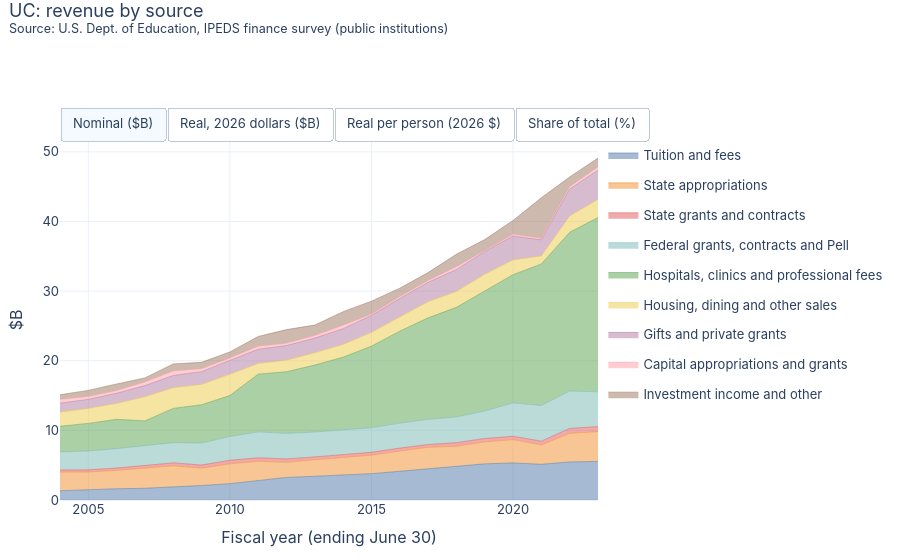
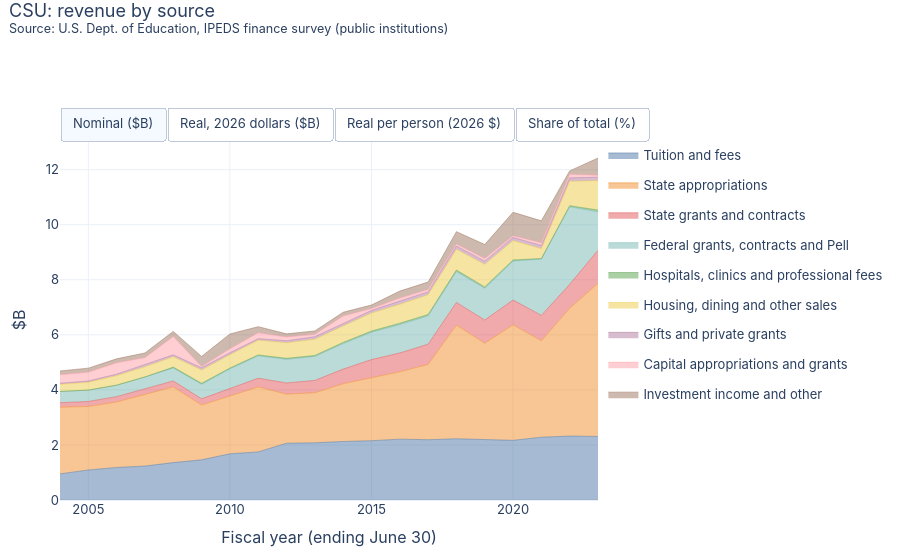
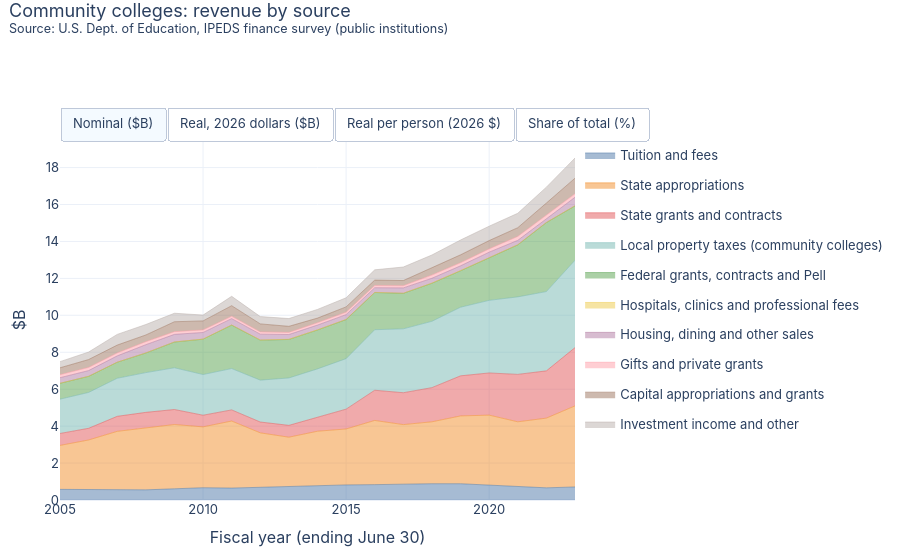

Here is the notebook cell these charts were saved with, in order:
### Markdown cell above
### By system
The same revenue sources for each system. UC is mostly hospitals and research grants; CSU is state appropriations and tuition; community colleges are state money and local property taxes, with very low tuition.

### Code cell
for s in SYSTEMS:
    r = rev[rev.system == s]
    r = r[r.groupby("source").amount_k.transform("sum") > 0]
    stacked_area_toggle(add_views(r), "source", f"{s}: revenue by source", HE, order=[x for x in REVENUE_ORDER if x in set(r.source)]).show()
